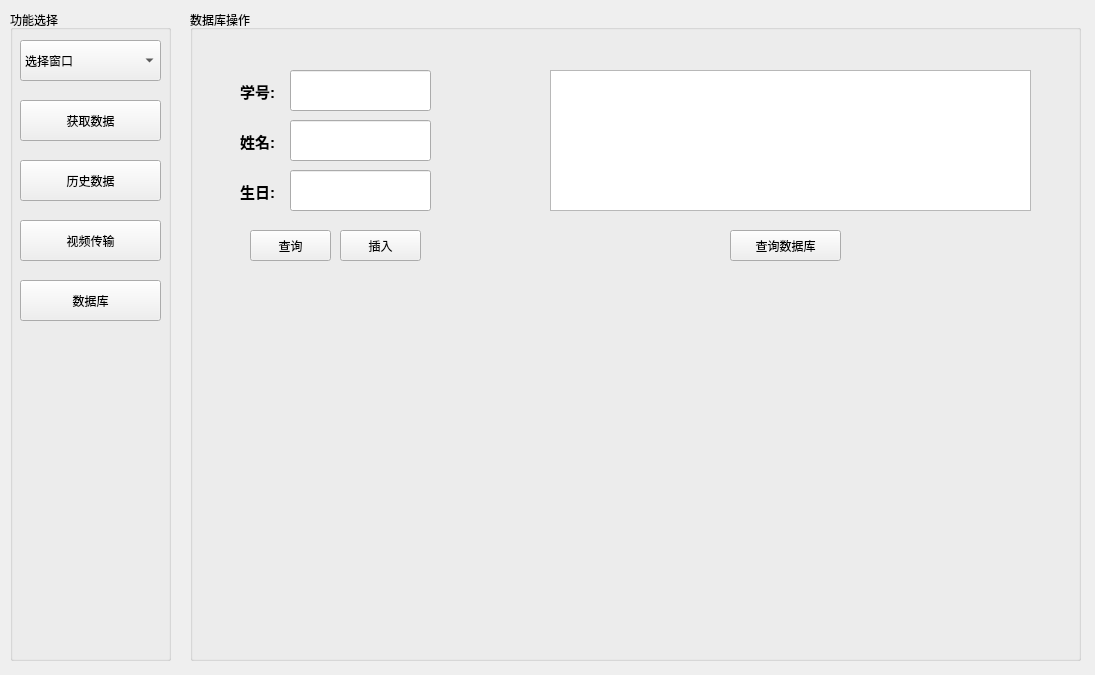
<?xml version="1.0" encoding="UTF-8"?>
<ui version="4.0">
 <class>Widget</class>
 <widget class="QWidget" name="Widget">
  <property name="geometry">
   <rect>
    <x>0</x>
    <y>0</y>
    <width>1095</width>
    <height>675</height>
   </rect>
  </property>
  <property name="windowTitle">
   <string>Widget</string>
  </property>
  <widget class="QStackedWidget" name="stackedwidget_main">
   <property name="geometry">
    <rect>
     <x>180</x>
     <y>0</y>
     <width>911</width>
     <height>671</height>
    </rect>
   </property>
   <property name="currentIndex">
    <number>4</number>
   </property>
   <widget class="QWidget" name="win_select">
    <widget class="QGroupBox" name="groupbox_0">
     <property name="geometry">
      <rect>
       <x>10</x>
       <y>10</y>
       <width>891</width>
       <height>651</height>
      </rect>
     </property>
     <property name="title">
      <string>选择窗口</string>
     </property>
     <widget class="QLabel" name="inf_select">
      <property name="geometry">
       <rect>
        <x>390</x>
        <y>310</y>
        <width>81</width>
        <height>20</height>
       </rect>
      </property>
      <property name="text">
       <string>&lt;html&gt;&lt;head/&gt;&lt;body&gt;&lt;p&gt;未选择窗口&lt;/p&gt;&lt;/body&gt;&lt;/html&gt;</string>
      </property>
     </widget>
    </widget>
   </widget>
   <widget class="QWidget" name="data_get">
    <widget class="QGroupBox" name="groupbox_1">
     <property name="geometry">
      <rect>
       <x>10</x>
       <y>10</y>
       <width>891</width>
       <height>651</height>
      </rect>
     </property>
     <property name="title">
      <string>窗口一</string>
     </property>
     <widget class="QLabel" name="label_video">
      <property name="geometry">
       <rect>
        <x>30</x>
        <y>30</y>
        <width>601</width>
        <height>601</height>
       </rect>
      </property>
      <property name="frameShape">
       <enum>QFrame::Box</enum>
      </property>
      <property name="frameShadow">
       <enum>QFrame::Plain</enum>
      </property>
      <property name="lineWidth">
       <number>1</number>
      </property>
      <property name="text">
       <string>&lt;html&gt;&lt;head/&gt;&lt;body&gt;&lt;p align=&quot;center&quot;&gt;监控&lt;/p&gt;&lt;/body&gt;&lt;/html&gt;</string>
      </property>
     </widget>
     <widget class="QPushButton" name="pushbutton_video_close">
      <property name="geometry">
       <rect>
        <x>560</x>
        <y>40</y>
        <width>61</width>
        <height>51</height>
       </rect>
      </property>
      <property name="text">
       <string>关闭</string>
      </property>
     </widget>
     <widget class="QGroupBox" name="groupbox_1_inf">
      <property name="geometry">
       <rect>
        <x>660</x>
        <y>30</y>
        <width>201</width>
        <height>601</height>
       </rect>
      </property>
      <property name="title">
       <string>详细信息</string>
      </property>
      <widget class="QLabel" name="label_temp">
       <property name="geometry">
        <rect>
         <x>50</x>
         <y>30</y>
         <width>101</width>
         <height>41</height>
        </rect>
       </property>
       <property name="frameShape">
        <enum>QFrame::WinPanel</enum>
       </property>
       <property name="frameShadow">
        <enum>QFrame::Raised</enum>
       </property>
       <property name="text">
        <string>&lt;html&gt;&lt;head/&gt;&lt;body&gt;&lt;p align=&quot;center&quot;&gt;温度&lt;/p&gt;&lt;/body&gt;&lt;/html&gt;</string>
       </property>
      </widget>
      <widget class="QLabel" name="label_temp_data">
       <property name="geometry">
        <rect>
         <x>40</x>
         <y>80</y>
         <width>121</width>
         <height>31</height>
        </rect>
       </property>
       <property name="frameShape">
        <enum>QFrame::Box</enum>
       </property>
       <property name="text">
        <string>&lt;html&gt;&lt;head/&gt;&lt;body&gt;&lt;p align=&quot;center&quot;&gt;&lt;br/&gt;&lt;/p&gt;&lt;p align=&quot;center&quot;&gt;&lt;br/&gt;&lt;/p&gt;&lt;/body&gt;&lt;/html&gt;</string>
       </property>
      </widget>
      <widget class="QLabel" name="label_water">
       <property name="geometry">
        <rect>
         <x>50</x>
         <y>120</y>
         <width>101</width>
         <height>41</height>
        </rect>
       </property>
       <property name="frameShape">
        <enum>QFrame::WinPanel</enum>
       </property>
       <property name="frameShadow">
        <enum>QFrame::Raised</enum>
       </property>
       <property name="text">
        <string>&lt;html&gt;&lt;head/&gt;&lt;body&gt;&lt;p align=&quot;center&quot;&gt;湿度&lt;/p&gt;&lt;/body&gt;&lt;/html&gt;</string>
       </property>
      </widget>
      <widget class="QLabel" name="label_water_data">
       <property name="geometry">
        <rect>
         <x>40</x>
         <y>170</y>
         <width>121</width>
         <height>31</height>
        </rect>
       </property>
       <property name="frameShape">
        <enum>QFrame::Box</enum>
       </property>
       <property name="text">
        <string>&lt;html&gt;&lt;head/&gt;&lt;body&gt;&lt;p align=&quot;center&quot;&gt;&lt;br/&gt;&lt;/p&gt;&lt;/body&gt;&lt;/html&gt;</string>
       </property>
      </widget>
      <widget class="QLabel" name="label_door">
       <property name="geometry">
        <rect>
         <x>50</x>
         <y>210</y>
         <width>101</width>
         <height>41</height>
        </rect>
       </property>
       <property name="frameShape">
        <enum>QFrame::WinPanel</enum>
       </property>
       <property name="frameShadow">
        <enum>QFrame::Raised</enum>
       </property>
       <property name="text">
        <string>&lt;html&gt;&lt;head/&gt;&lt;body&gt;&lt;p align=&quot;center&quot;&gt;门的开关&lt;/p&gt;&lt;/body&gt;&lt;/html&gt;</string>
       </property>
      </widget>
      <widget class="QLabel" name="label_door_data">
       <property name="geometry">
        <rect>
         <x>40</x>
         <y>270</y>
         <width>121</width>
         <height>31</height>
        </rect>
       </property>
       <property name="frameShape">
        <enum>QFrame::Box</enum>
       </property>
       <property name="text">
        <string>&lt;html&gt;&lt;head/&gt;&lt;body&gt;&lt;p align=&quot;center&quot;&gt;&lt;br/&gt;&lt;/p&gt;&lt;/body&gt;&lt;/html&gt;</string>
       </property>
      </widget>
      <widget class="QLabel" name="label_foodtime">
       <property name="geometry">
        <rect>
         <x>50</x>
         <y>320</y>
         <width>101</width>
         <height>41</height>
        </rect>
       </property>
       <property name="frameShape">
        <enum>QFrame::WinPanel</enum>
       </property>
       <property name="frameShadow">
        <enum>QFrame::Raised</enum>
       </property>
       <property name="text">
        <string>&lt;html&gt;&lt;head/&gt;&lt;body&gt;&lt;p align=&quot;center&quot;&gt;上次投喂时间&lt;/p&gt;&lt;/body&gt;&lt;/html&gt;</string>
       </property>
      </widget>
      <widget class="QLabel" name="label_foodtime_data">
       <property name="geometry">
        <rect>
         <x>40</x>
         <y>370</y>
         <width>121</width>
         <height>31</height>
        </rect>
       </property>
       <property name="frameShape">
        <enum>QFrame::Box</enum>
       </property>
       <property name="text">
        <string>&lt;html&gt;&lt;head/&gt;&lt;body&gt;&lt;p align=&quot;center&quot;&gt;&lt;br/&gt;&lt;/p&gt;&lt;/body&gt;&lt;/html&gt;</string>
       </property>
      </widget>
      <widget class="QLabel" name="label_watertime">
       <property name="geometry">
        <rect>
         <x>50</x>
         <y>420</y>
         <width>101</width>
         <height>41</height>
        </rect>
       </property>
       <property name="frameShape">
        <enum>QFrame::WinPanel</enum>
       </property>
       <property name="frameShadow">
        <enum>QFrame::Raised</enum>
       </property>
       <property name="text">
        <string>&lt;html&gt;&lt;head/&gt;&lt;body&gt;&lt;p align=&quot;center&quot;&gt;上次喂水时间&lt;/p&gt;&lt;/body&gt;&lt;/html&gt;</string>
       </property>
      </widget>
      <widget class="QLabel" name="label_watertime_data">
       <property name="geometry">
        <rect>
         <x>40</x>
         <y>470</y>
         <width>121</width>
         <height>31</height>
        </rect>
       </property>
       <property name="frameShape">
        <enum>QFrame::Box</enum>
       </property>
       <property name="text">
        <string>&lt;html&gt;&lt;head/&gt;&lt;body&gt;&lt;p align=&quot;center&quot;&gt;&lt;br/&gt;&lt;/p&gt;&lt;/body&gt;&lt;/html&gt;</string>
       </property>
      </widget>
      <widget class="QLabel" name="label_virtime">
       <property name="geometry">
        <rect>
         <x>50</x>
         <y>510</y>
         <width>101</width>
         <height>41</height>
        </rect>
       </property>
       <property name="frameShape">
        <enum>QFrame::WinPanel</enum>
       </property>
       <property name="frameShadow">
        <enum>QFrame::Raised</enum>
       </property>
       <property name="text">
        <string>&lt;html&gt;&lt;head/&gt;&lt;body&gt;&lt;p align=&quot;center&quot;&gt;上次消毒时间&lt;/p&gt;&lt;/body&gt;&lt;/html&gt;</string>
       </property>
      </widget>
      <widget class="QLabel" name="label_virtime_data">
       <property name="geometry">
        <rect>
         <x>40</x>
         <y>560</y>
         <width>121</width>
         <height>31</height>
        </rect>
       </property>
       <property name="frameShape">
        <enum>QFrame::Box</enum>
       </property>
       <property name="text">
        <string>&lt;html&gt;&lt;head/&gt;&lt;body&gt;&lt;p align=&quot;center&quot;&gt;&lt;br/&gt;&lt;/p&gt;&lt;/body&gt;&lt;/html&gt;</string>
       </property>
      </widget>
     </widget>
    </widget>
   </widget>
   <widget class="QWidget" name="data_history">
    <widget class="QGroupBox" name="groupbox_2">
     <property name="geometry">
      <rect>
       <x>10</x>
       <y>10</y>
       <width>891</width>
       <height>651</height>
      </rect>
     </property>
     <property name="title">
      <string>历史数据</string>
     </property>
     <widget class="QTextBrowser" name="textbrowser">
      <property name="geometry">
       <rect>
        <x>25</x>
        <y>31</y>
        <width>841</width>
        <height>601</height>
       </rect>
      </property>
     </widget>
    </widget>
   </widget>
   <widget class="QWidget" name="video_trans">
    <widget class="QGroupBox" name="groupbox_3">
     <property name="geometry">
      <rect>
       <x>10</x>
       <y>10</y>
       <width>891</width>
       <height>651</height>
      </rect>
     </property>
     <property name="title">
      <string>视频与文字传输(服务器)</string>
     </property>
     <widget class="QLabel" name="label_video_2">
      <property name="geometry">
       <rect>
        <x>20</x>
        <y>30</y>
        <width>611</width>
        <height>601</height>
       </rect>
      </property>
      <property name="text">
       <string>&lt;html&gt;&lt;head/&gt;&lt;body&gt;&lt;p align=&quot;center&quot;&gt;视频传输&lt;/p&gt;&lt;/body&gt;&lt;/html&gt;</string>
      </property>
     </widget>
     <widget class="QGroupBox" name="groupbox_3_inf">
      <property name="geometry">
       <rect>
        <x>650</x>
        <y>20</y>
        <width>231</width>
        <height>141</height>
       </rect>
      </property>
      <property name="title">
       <string>详细信息</string>
      </property>
      <widget class="QLabel" name="label_ip">
       <property name="geometry">
        <rect>
         <x>10</x>
         <y>20</y>
         <width>91</width>
         <height>31</height>
        </rect>
       </property>
       <property name="frameShape">
        <enum>QFrame::WinPanel</enum>
       </property>
       <property name="frameShadow">
        <enum>QFrame::Raised</enum>
       </property>
       <property name="text">
        <string>&lt;html&gt;&lt;head/&gt;&lt;body&gt;&lt;p align=&quot;center&quot;&gt;本机IP地址&lt;/p&gt;&lt;/body&gt;&lt;/html&gt;</string>
       </property>
      </widget>
      <widget class="QLabel" name="label_udp_port">
       <property name="geometry">
        <rect>
         <x>10</x>
         <y>60</y>
         <width>91</width>
         <height>31</height>
        </rect>
       </property>
       <property name="frameShape">
        <enum>QFrame::WinPanel</enum>
       </property>
       <property name="frameShadow">
        <enum>QFrame::Raised</enum>
       </property>
       <property name="text">
        <string>&lt;html&gt;&lt;head/&gt;&lt;body&gt;&lt;p align=&quot;center&quot;&gt;UDP监听端口&lt;/p&gt;&lt;/body&gt;&lt;/html&gt;</string>
       </property>
      </widget>
      <widget class="QLabel" name="label_tcp_port">
       <property name="geometry">
        <rect>
         <x>10</x>
         <y>100</y>
         <width>91</width>
         <height>31</height>
        </rect>
       </property>
       <property name="frameShape">
        <enum>QFrame::WinPanel</enum>
       </property>
       <property name="frameShadow">
        <enum>QFrame::Raised</enum>
       </property>
       <property name="text">
        <string>&lt;html&gt;&lt;head/&gt;&lt;body&gt;&lt;p align=&quot;center&quot;&gt;TCP监听端口&lt;/p&gt;&lt;/body&gt;&lt;/html&gt;</string>
       </property>
      </widget>
      <widget class="QLabel" name="label_ip_inf">
       <property name="geometry">
        <rect>
         <x>110</x>
         <y>20</y>
         <width>111</width>
         <height>31</height>
        </rect>
       </property>
       <property name="frameShape">
        <enum>QFrame::Box</enum>
       </property>
       <property name="text">
        <string>&lt;html&gt;&lt;head/&gt;&lt;body&gt;&lt;p align=&quot;center&quot;&gt;&lt;br/&gt;&lt;/p&gt;&lt;p align=&quot;center&quot;&gt;&lt;br/&gt;&lt;/p&gt;&lt;/body&gt;&lt;/html&gt;</string>
       </property>
      </widget>
      <widget class="QLabel" name="label_udp_port_inf">
       <property name="geometry">
        <rect>
         <x>110</x>
         <y>60</y>
         <width>111</width>
         <height>31</height>
        </rect>
       </property>
       <property name="frameShape">
        <enum>QFrame::Box</enum>
       </property>
       <property name="text">
        <string>&lt;html&gt;&lt;head/&gt;&lt;body&gt;&lt;p align=&quot;center&quot;&gt;&lt;br/&gt;&lt;/p&gt;&lt;p align=&quot;center&quot;&gt;&lt;br/&gt;&lt;/p&gt;&lt;/body&gt;&lt;/html&gt;</string>
       </property>
      </widget>
      <widget class="QLabel" name="label_tcp_port_inf">
       <property name="geometry">
        <rect>
         <x>110</x>
         <y>100</y>
         <width>111</width>
         <height>31</height>
        </rect>
       </property>
       <property name="frameShape">
        <enum>QFrame::Box</enum>
       </property>
       <property name="text">
        <string>&lt;html&gt;&lt;head/&gt;&lt;body&gt;&lt;p align=&quot;center&quot;&gt;&lt;br/&gt;&lt;/p&gt;&lt;p align=&quot;center&quot;&gt;&lt;br/&gt;&lt;/p&gt;&lt;/body&gt;&lt;/html&gt;</string>
       </property>
      </widget>
     </widget>
     <widget class="QPushButton" name="push_listen_begin">
      <property name="geometry">
       <rect>
        <x>650</x>
        <y>170</y>
        <width>231</width>
        <height>31</height>
       </rect>
      </property>
      <property name="text">
       <string>开始监听</string>
      </property>
     </widget>
     <widget class="QPushButton" name="push_image_cat">
      <property name="geometry">
       <rect>
        <x>650</x>
        <y>210</y>
        <width>111</width>
        <height>31</height>
       </rect>
      </property>
      <property name="text">
       <string>截屏</string>
      </property>
     </widget>
     <widget class="QPushButton" name="push_video_cat">
      <property name="geometry">
       <rect>
        <x>770</x>
        <y>210</y>
        <width>111</width>
        <height>31</height>
       </rect>
      </property>
      <property name="text">
       <string>录屏</string>
      </property>
     </widget>
     <widget class="QLineEdit" name="lineedit_path_change">
      <property name="geometry">
       <rect>
        <x>650</x>
        <y>250</y>
        <width>111</width>
        <height>31</height>
       </rect>
      </property>
     </widget>
     <widget class="QPushButton" name="push_path_change">
      <property name="geometry">
       <rect>
        <x>770</x>
        <y>250</y>
        <width>111</width>
        <height>31</height>
       </rect>
      </property>
      <property name="text">
       <string>更改保存路径</string>
      </property>
     </widget>
     <widget class="QRadioButton" name="radio_jpg_select">
      <property name="geometry">
       <rect>
        <x>650</x>
        <y>290</y>
        <width>111</width>
        <height>31</height>
       </rect>
      </property>
      <property name="text">
       <string>JPG</string>
      </property>
      <property name="checked">
       <bool>true</bool>
      </property>
     </widget>
     <widget class="QRadioButton" name="radio_png_select">
      <property name="geometry">
       <rect>
        <x>770</x>
        <y>290</y>
        <width>111</width>
        <height>31</height>
       </rect>
      </property>
      <property name="text">
       <string>PNG</string>
      </property>
      <property name="checked">
       <bool>false</bool>
      </property>
     </widget>
     <widget class="QPushButton" name="push_log_clear">
      <property name="geometry">
       <rect>
        <x>650</x>
        <y>610</y>
        <width>111</width>
        <height>31</height>
       </rect>
      </property>
      <property name="text">
       <string>清空</string>
      </property>
     </widget>
     <widget class="QPushButton" name="push_msg_send">
      <property name="geometry">
       <rect>
        <x>770</x>
        <y>610</y>
        <width>111</width>
        <height>31</height>
       </rect>
      </property>
      <property name="text">
       <string>发送</string>
      </property>
     </widget>
     <widget class="QTextBrowser" name="textBrowser_2">
      <property name="geometry">
       <rect>
        <x>650</x>
        <y>320</y>
        <width>231</width>
        <height>241</height>
       </rect>
      </property>
     </widget>
     <widget class="QTextEdit" name="text_edit_msg">
      <property name="geometry">
       <rect>
        <x>650</x>
        <y>570</y>
        <width>231</width>
        <height>31</height>
       </rect>
      </property>
     </widget>
    </widget>
   </widget>
   <widget class="QWidget" name="database_opr">
    <widget class="QGroupBox" name="groupBox_4">
     <property name="geometry">
      <rect>
       <x>10</x>
       <y>10</y>
       <width>891</width>
       <height>651</height>
      </rect>
     </property>
     <property name="title">
      <string>数据库操作</string>
     </property>
     <widget class="QLabel" name="label_id">
      <property name="geometry">
       <rect>
        <x>50</x>
        <y>70</y>
        <width>41</width>
        <height>21</height>
       </rect>
      </property>
      <property name="text">
       <string>&lt;html&gt;&lt;head/&gt;&lt;body&gt;&lt;p&gt;&lt;span style=&quot; font-size:11pt; font-weight:600;&quot;&gt;学号:&lt;/span&gt;&lt;/p&gt;&lt;/body&gt;&lt;/html&gt;</string>
      </property>
     </widget>
     <widget class="QLabel" name="label_name">
      <property name="geometry">
       <rect>
        <x>50</x>
        <y>120</y>
        <width>41</width>
        <height>21</height>
       </rect>
      </property>
      <property name="text">
       <string>&lt;html&gt;&lt;head/&gt;&lt;body&gt;&lt;p&gt;&lt;span style=&quot; font-size:11pt; font-weight:600;&quot;&gt;姓名:&lt;/span&gt;&lt;/p&gt;&lt;/body&gt;&lt;/html&gt;</string>
      </property>
     </widget>
     <widget class="QLabel" name="label_bir">
      <property name="geometry">
       <rect>
        <x>50</x>
        <y>170</y>
        <width>41</width>
        <height>21</height>
       </rect>
      </property>
      <property name="text">
       <string>&lt;html&gt;&lt;head/&gt;&lt;body&gt;&lt;p&gt;&lt;span style=&quot; font-size:11pt; font-weight:600;&quot;&gt;生日:&lt;/span&gt;&lt;/p&gt;&lt;/body&gt;&lt;/html&gt;</string>
      </property>
     </widget>
     <widget class="QLineEdit" name="lineedit_id">
      <property name="geometry">
       <rect>
        <x>100</x>
        <y>60</y>
        <width>141</width>
        <height>41</height>
       </rect>
      </property>
     </widget>
     <widget class="QLineEdit" name="lineedit_name">
      <property name="geometry">
       <rect>
        <x>100</x>
        <y>110</y>
        <width>141</width>
        <height>41</height>
       </rect>
      </property>
     </widget>
     <widget class="QLineEdit" name="lineedit_bir">
      <property name="geometry">
       <rect>
        <x>100</x>
        <y>160</y>
        <width>141</width>
        <height>41</height>
       </rect>
      </property>
     </widget>
     <widget class="QPushButton" name="push_select">
      <property name="geometry">
       <rect>
        <x>60</x>
        <y>220</y>
        <width>81</width>
        <height>31</height>
       </rect>
      </property>
      <property name="text">
       <string>查询</string>
      </property>
     </widget>
     <widget class="QPushButton" name="push_insert">
      <property name="geometry">
       <rect>
        <x>150</x>
        <y>220</y>
        <width>81</width>
        <height>31</height>
       </rect>
      </property>
      <property name="text">
       <string>插入</string>
      </property>
     </widget>
     <widget class="QTableView" name="tableView">
      <property name="geometry">
       <rect>
        <x>360</x>
        <y>60</y>
        <width>481</width>
        <height>141</height>
       </rect>
      </property>
     </widget>
     <widget class="QPushButton" name="push_insert_view">
      <property name="geometry">
       <rect>
        <x>540</x>
        <y>220</y>
        <width>111</width>
        <height>31</height>
       </rect>
      </property>
      <property name="text">
       <string>查询数据库</string>
      </property>
     </widget>
    </widget>
   </widget>
  </widget>
  <widget class="QGroupBox" name="groupbox_main">
   <property name="geometry">
    <rect>
     <x>10</x>
     <y>10</y>
     <width>161</width>
     <height>651</height>
    </rect>
   </property>
   <property name="styleSheet">
    <string notr="true"/>
   </property>
   <property name="title">
    <string>功能选择</string>
   </property>
   <widget class="QPushButton" name="push_video">
    <property name="geometry">
     <rect>
      <x>10</x>
      <y>210</y>
      <width>141</width>
      <height>41</height>
     </rect>
    </property>
    <property name="text">
     <string>视频传输</string>
    </property>
   </widget>
   <widget class="QComboBox" name="combobox_main">
    <property name="geometry">
     <rect>
      <x>10</x>
      <y>30</y>
      <width>141</width>
      <height>41</height>
     </rect>
    </property>
    <property name="editable">
     <bool>false</bool>
    </property>
    <property name="currentText">
     <string>选择窗口</string>
    </property>
    <property name="currentIndex">
     <number>0</number>
    </property>
    <item>
     <property name="text">
      <string>选择窗口</string>
     </property>
    </item>
    <item>
     <property name="text">
      <string>窗口1</string>
     </property>
    </item>
   </widget>
   <widget class="QPushButton" name="push_dataget">
    <property name="geometry">
     <rect>
      <x>10</x>
      <y>90</y>
      <width>141</width>
      <height>41</height>
     </rect>
    </property>
    <property name="text">
     <string>获取数据</string>
    </property>
   </widget>
   <widget class="QPushButton" name="push_history">
    <property name="geometry">
     <rect>
      <x>10</x>
      <y>150</y>
      <width>141</width>
      <height>41</height>
     </rect>
    </property>
    <property name="text">
     <string>历史数据</string>
    </property>
   </widget>
   <widget class="QPushButton" name="push_database">
    <property name="geometry">
     <rect>
      <x>10</x>
      <y>270</y>
      <width>141</width>
      <height>41</height>
     </rect>
    </property>
    <property name="text">
     <string>数据库</string>
    </property>
   </widget>
  </widget>
 </widget>
 <resources/>
 <connections/>
</ui>
